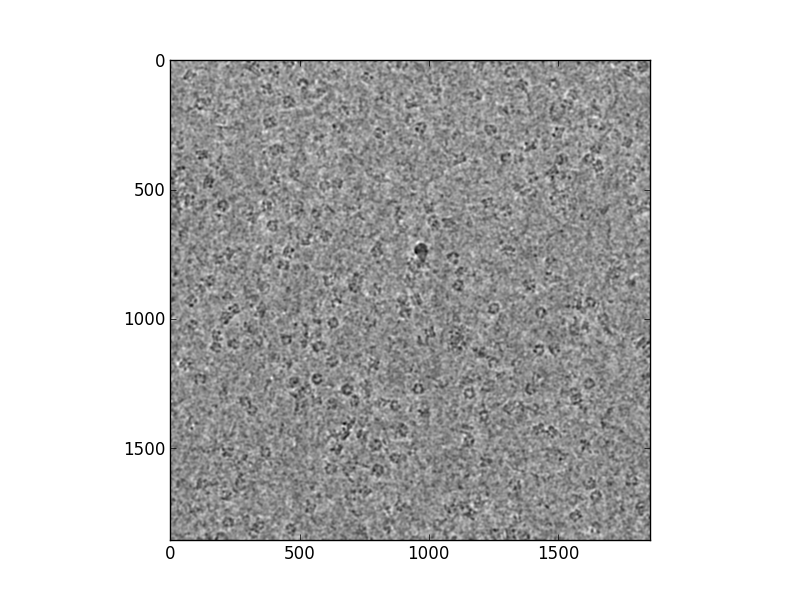

Generate this figure with Python:

import numpy as np
import numpy.random as npr
import scipy.signal as sps
import matplotlib.pyplot as plt
from EMAN2 import *
import img_processor
import select_panel

def main():
	labels = np.loadtxt('./labels/114')
	labels = labels[:, [0,1]]
	img = EMData("/home/zhy/codes/pycode/undergraduate/compbio/homework_data/test/stack_0142_lowpass_2x_SumCorr.mrc",0)
	pixels = img.get_data_as_vector()
	pixels_vec = np.array(pixels)
	pixels_vec = pixels_vec.reshape(3710, 3710)
	pixels_vec_p = np.array(pixels_vec)

	#plt.scatter(labels[:,0], labels[:,1], s = 1, c = 'r')
	plt.gray()
	plt.imshow(pixels_vec_p)
	plt.savefig("test1.png")
	plt.cla()


	new = img_processor.process_img(pixels_vec_p, 2, 4)
	labels = labels / 2
	select_panel.select_panels_from_image(pixels_vec, np.array([[475,850]]), 50)
	#select_panel.select_panels_from_image(pixels_vec, np.array([[500,600]]), 200)
	plt.cla()	
	#plt.scatter(labels[:,0], labels[:,1], s = 1)
	#plt.scatter([500], [600], s = 1, c = 'r')
	plt.gray()
	plt.imshow(new)
	plt.show()
	plt.savefig("test.png")

if __name__ == "__main__":
	main()
